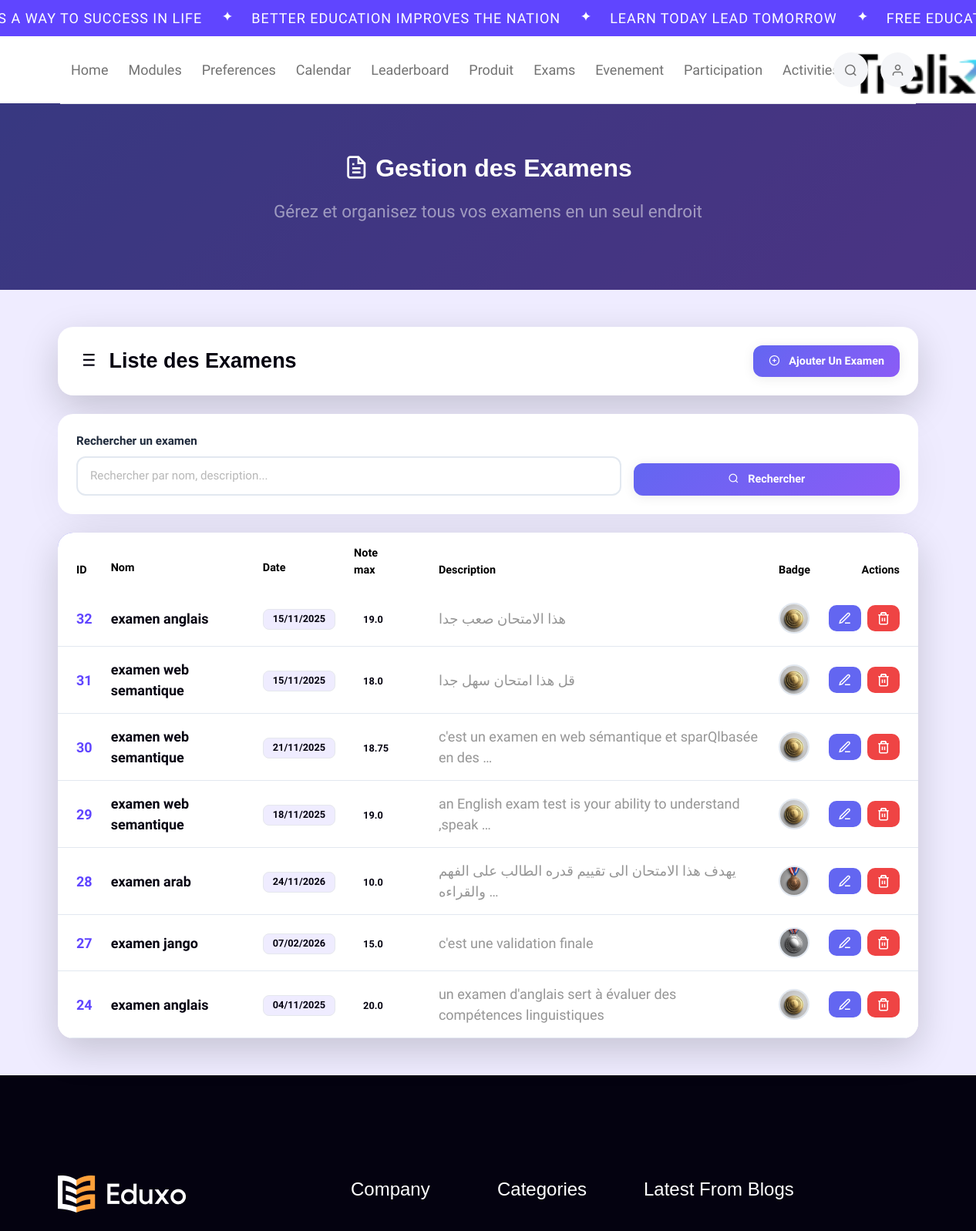
Page /api/ (upper part) on the earlier database version.
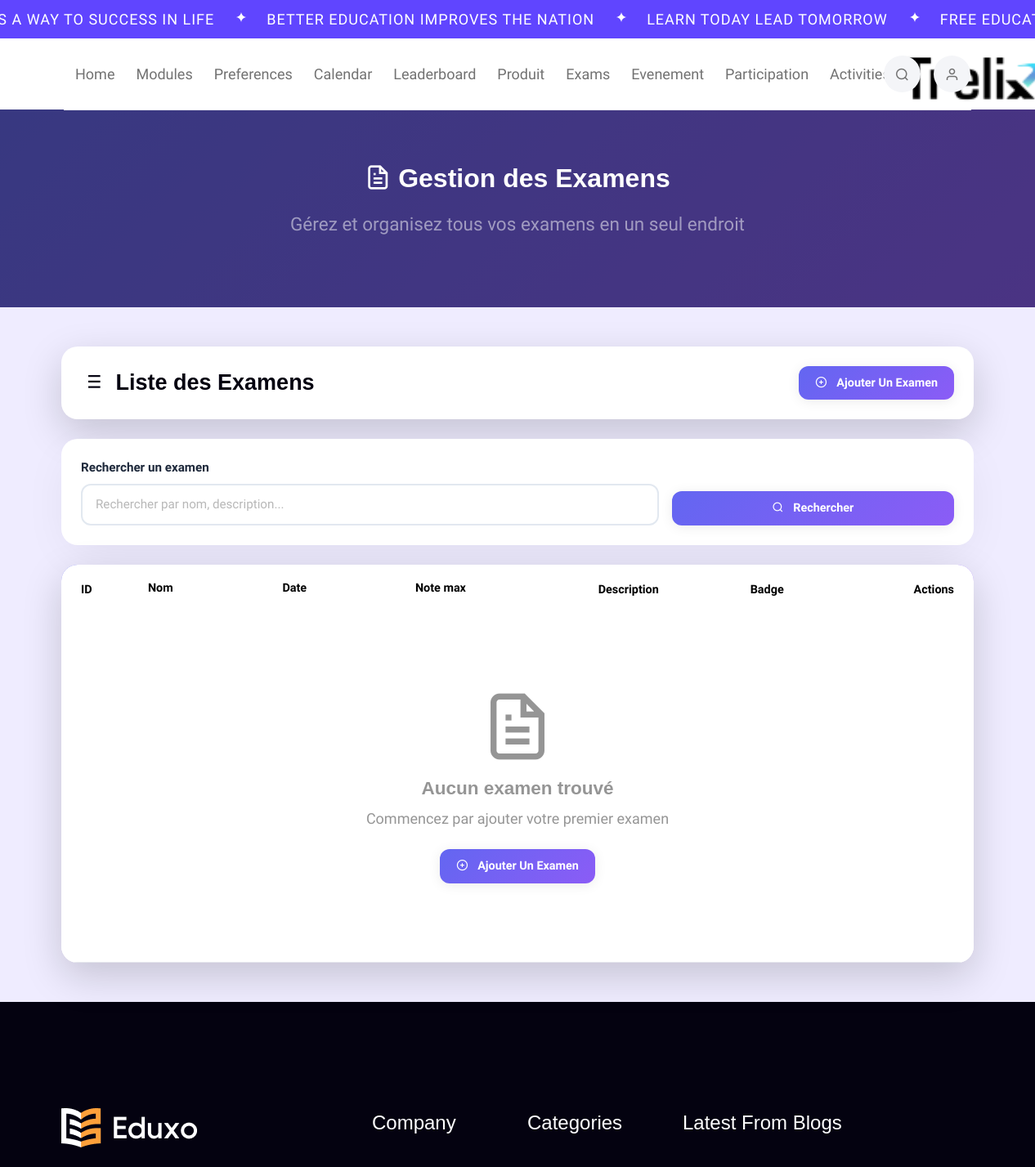
Same page on the later database version.
### evaluation/models.py (models this page shows, shortened)
class Examen(models.Model):
    nom = models.CharField(max_length=200)
    date_examen = models.DateField()
    note_max = models.FloatField()
    description = models.TextField(blank=True, null=True)
    badge = models.ForeignKey(Badge, on_delete=models.SET_NULL, null=True, blank=True, related_name="examens")

class Badge(models.Model):
    type = models.CharField(max_length=50)
    image = models.ImageField(upload_to='badges/', blank=True, null=True)

### evaluation/views.py (the view)
# urls.py: path('', views.examen_list, name='examen_list'),
def examen_list(request):
    search = request.GET.get('search', '')  # recherche par texte
    order = request.GET.get('order', '-id')  # tri par défaut : derniers d'abord
    examens = Examen.objects.all()
    if search:
        examens = examens.filter(
            Q(nom__icontains=search) |
            Q(description__icontains=search) |
            Q(note_max__icontains=search)
        )
    examens = examens.order_by(order)
    return render(request, 'examens_list.html', {
        'examens': examens,
        'search': search,
        'order': order
    })

### evaluation/templates/examens_list.html (shortened to what the changed rows need)
{% extends "trelix_app/base.html" %}
{% load static %}
{% block content %}
{% get_static_prefix as STATIC_PREFIX %}
<section class="promo-sec position-relative overflow-hidden"
 style="background: linear-gradient(135deg, rgba(99,102,241,.95) 0%, rgba(139,92,246,.95) 100%); padding:60px 0;">
  <div class="container">
    <div class="row">
      <div class="col-lg-12 text-center">
        <h1 class="display-4 text-white fw-bold mb-3">
          <i class="feather-icon icon-file-text"></i> Gestion des Examens
        </h1>
      </div>
    </div>
  </div>
</section>
<section class="py-5 bg-light">
  <div class="container">
    <div class="row justify-content-center">
      <div class="col-12">
        <div class="card border-0 shadow-lg custom-card">
          <div class="card-body p-0">
            <div class="table-responsive">
              <table class="table table-hover align-middle mb-0">
                <thead class="table-custom-header">
                  <tr>
                    <th class="ps-4">ID</th>
                    <th>
                      <div class="d-flex align-items-center gap-1">
                        <span>Nom</span>
                        <div class="sort-buttons">
                          <a href="?order=nom&search={{ search }}" class="sort-link" title="Tri croissant">▲</a>
                          <a href="?order=-nom&search={{ search }}" class="sort-link" title="Tri décroissant">▼</a>
                        </div>
                      </div>
                    </th>
                    <th>
                      <div class="d-flex align-items-center gap-1">
                        <span>Date</span>
                        <div class="sort-buttons">
                          <a href="?order=date_examen&search={{ search }}" class="sort-link" title="Tri croissant">▲</a>
                          <a href="?order=-date_examen&search={{ search }}" class="sort-link" title="Tri décroissant">▼</a>
                        </div>
                      </div>
                    </th>
                    <th>
                      <div class="d-flex align-items-center gap-1">
                        <span>Note max</span>
                        <div class="sort-buttons">
                          <a href="?order=note_max&search={{ search }}" class="sort-link" title="Tri croissant">▲</a>
                          <a href="?order=-note_max&search={{ search }}" class="sort-link" title="Tri décroissant">▼</a>
                        </div>
                      </div>
                    </th>
                    <th>Description</th>
                    <th>Badge</th>
                    <th class="text-end pe-4">Actions</th>
                  </tr>
                </thead>
                <tbody>
                {% for examen in examens %}
                  <tr class="table-row-custom">
                    <td class="ps-4 fw-semibold text-primary">{{ examen.id }}</td>
                    <td class="fw-semibold text-dark">{{ examen.nom }}</td>
                    <td>
                      <span class="badge bg-light text-dark border">
                        {{ examen.date_examen|date:"d/m/Y" }}
                      </span>
                    </td>
                    <td>
                      <span class="badge bg-warning text-dark">
                        {{ examen.note_max }}
                      </span>
                    </td>
                    <td class="text-muted">
                      {{ examen.description|default:"—"|truncatewords:10 }}
                    </td>
                    <td>
                      {% if examen.badge and examen.badge.image %}
                        <img src="{{ examen.badge.image.url }}" class="badge-img" alt="badge">
                      {% else %}
                        <span class="text-muted">—</span>
                      {% endif %}
                    </td>
                    <td class="text-end pe-4">
                      <div class="btn-group-custom">
                        <a href="/api/examens/modifier/{{ examen.id }}/" class="btn btn-action-primary" title="Modifier">
                          <i class="feather-icon icon-edit-3"></i>
                        </a>
                        <a href="/api/examens/supprimer/{{ examen.id }}/"
                           class="btn btn-action-danger"
                           title="Supprimer"
                           onclick="return confirm('Voulez-vous vraiment supprimer cet examen ?')">
                          <i class="feather-icon icon-trash-2"></i>
                        </a>
                      </div>
                    </td>
                  </tr>
                {% empty %}
                  <tr>
                    <td colspan="7" class="text-center py-5">
                      <div class="empty-state">
                        <i class="feather-icon icon-file-text display-1 text-muted mb-3"></i>
                        <h5 class="text-muted">Aucun examen trouvé</h5>
                        <p class="text-muted mb-4">Commencez par ajouter votre premier examen</p>
                        <a href="/api/examens/ajouter/" class="btn btn-custom-primary">
                          <i class="feather-icon icon-plus-circle me-2"></i>
                          Ajouter un examen
                        </a>
                      </div>
                    </td>
                  </tr>
                {% endfor %}
                </tbody>
              </table>
            </div>
          </div>
        </div>
      </div>
    </div>
  </div>
</section>
{% endblock %}

Differences in the rows shown:
removed Examen: id "32", nom "examen anglais", date_examen "15/11/2025", note_max "19.0", description "هذا الامتحان صعب جدا", badge.image (picture)
removed Examen: id "31", nom "examen web semantique", date_examen "15/11/2025", note_max "18.0", description "قل هذا امتحان سهل جدا", badge.image (picture)
removed Examen: id "30", nom "examen web semantique", date_examen "21/11/2025", note_max "18.75", description "c'est un examen en web sémantique et sparQlbasée en des …", badge.image (picture)
removed Examen: id "29", nom "examen web semantique", date_examen "18/11/2025", note_max "19.0", description "an English exam test is your ability to understand ,speak …", badge.image (picture)
removed Examen: id "28", nom "examen arab", date_examen "24/11/2026", note_max "10.0", description "يهدف هذا الامتحان الى تقييم قدره الطالب على الفهم والقراءه …", badge.image (picture)
removed Examen: id "27", nom "examen jango", date_examen "07/02/2026", note_max "15.0", description "c'est une validation finale", badge.image (picture)
removed Examen: id "24", nom "examen anglais", date_examen "04/11/2025", note_max "20.0", description "un examen d'anglais sert à évaluer des compétences linguistiques", badge.image (picture)
Other differences:
text now shown: "Aucun examen trouvé Commencez par ajouter votre premier examen Ajouter Un Examen"
